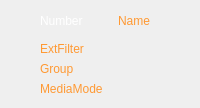
    <widget class="CSkinProgressWidget" name="m_CentralContainer" native="true">
     <property name="sizePolicy">
      <sizepolicy hsizetype="Minimum" vsizetype="Expanding">
       <horstretch>0</horstretch>
       <verstretch>0</verstretch>
      </sizepolicy>
     </property>
     <property name="progress" stdset="0">
      <number>1</number>
     </property>
     <property name="borderInfo" stdset="0">
      <string notr="true">borderwidth=&quot;2&quot; roundcorner=&quot;0&quot; bordercolor=&quot;0xFFD0D0D0&quot; </string>
     </property>
     <layout class="QGridLayout" name="gridLayout">
      <property name="leftMargin">
       <number>40</number>
      </property>
      <property name="rightMargin">
       <number>40</number>
      </property>
      <property name="horizontalSpacing">
       <number>10</number>
      </property>
      <item row="4" column="0" colspan="3">
       <widget class="CSkinOneLineText" name="m_MediaMode">
        <property name="sizePolicy">
         <sizepolicy hsizetype="Expanding" vsizetype="Expanding">
          <horstretch>0</horstretch>
          <verstretch>0</verstretch>
         </sizepolicy>
        </property>
        <property name="palette">
         <palette>
          <active>
           <colorrole role="WindowText">
            <brush brushstyle="SolidPattern">
             <color alpha="255">
              <red>255</red>
              <green>153</green>
              <blue>51</blue>
             </color>
            </brush>
           </colorrole>
          </active>
          <inactive>
           <colorrole role="WindowText">
            <brush brushstyle="SolidPattern">
             <color alpha="255">
              <red>255</red>
              <green>153</green>
              <blue>51</blue>
             </color>
            </brush>
           </colorrole>
          </inactive>
          <disabled>
           <colorrole role="WindowText">
            <brush brushstyle="SolidPattern">
             <color alpha="255">
              <red>120</red>
              <green>120</green>
              <blue>120</blue>
             </color>
            </brush>
           </colorrole>
          </disabled>
         </palette>
        </property>
        <property name="text">
         <string>MediaMode</string>
        </property>
        <property name="addheight" stdset="0">
         <number>1</number>
        </property>
        <property name="brightness" stdset="0">
         <number>-35</number>
        </property>
       </widget>
      </item>
      <item row="3" column="0" colspan="3">
       <widget class="CSkinOneLineText" name="m_Group">
        <property name="sizePolicy">
         <sizepolicy hsizetype="Expanding" vsizetype="Expanding">
          <horstretch>0</horstretch>
          <verstretch>0</verstretch>
         </sizepolicy>
        </property>
        <property name="palette">
         <palette>
          <active>
           <colorrole role="WindowText">
            <brush brushstyle="SolidPattern">
             <color alpha="255">
              <red>255</red>
              <green>153</green>
              <blue>51</blue>
             </color>
            </brush>
           </colorrole>
          </active>
          <inactive>
           <colorrole role="WindowText">
            <brush brushstyle="SolidPattern">
             <color alpha="255">
              <red>255</red>
              <green>153</green>
              <blue>51</blue>
             </color>
            </brush>
           </colorrole>
          </inactive>
          <disabled>
           <colorrole role="WindowText">
            <brush brushstyle="SolidPattern">
             <color alpha="255">
              <red>120</red>
              <green>120</green>
              <blue>120</blue>
             </color>
            </brush>
           </colorrole>
          </disabled>
         </palette>
        </property>
        <property name="text">
         <string>Group</string>
        </property>
        <property name="addheight" stdset="0">
         <number>2</number>
        </property>
        <property name="brightness" stdset="0">
         <number>-35</number>
        </property>
       </widget>
      </item>
      <item row="2" column="0" colspan="3">
       <widget class="CSkinOneLineText" name="m_ExtFilter">
        <property name="sizePolicy">
         <sizepolicy hsizetype="Expanding" vsizetype="Expanding">
          <horstretch>0</horstretch>
          <verstretch>0</verstretch>
         </sizepolicy>
        </property>
        <property name="palette">
         <palette>
          <active>
           <colorrole role="WindowText">
            <brush brushstyle="SolidPattern">
             <color alpha="255">
              <red>255</red>
              <green>153</green>
              <blue>51</blue>
             </color>
            </brush>
           </colorrole>
          </active>
          <inactive>
           <colorrole role="WindowText">
            <brush brushstyle="SolidPattern">
             <color alpha="255">
              <red>255</red>
              <green>153</green>
              <blue>51</blue>
             </color>
            </brush>
           </colorrole>
          </inactive>
          <disabled>
           <colorrole role="WindowText">
            <brush brushstyle="SolidPattern">
             <color alpha="255">
              <red>120</red>
              <green>120</green>
              <blue>120</blue>
             </color>
            </brush>
           </colorrole>
          </disabled>
         </palette>
        </property>
        <property name="text">
         <string>ExtFilter</string>
        </property>
        <property name="addheight" stdset="0">
         <number>3</number>
        </property>
        <property name="brightness" stdset="0">
         <number>-35</number>
        </property>
       </widget>
      </item>
      <item row="1" column="0">
       <spacer name="verticalSpacer">
        <property name="orientation">
         <enum>Qt::Vertical</enum>
        </property>
        <property name="sizeHint" stdset="0">
         <size>
          <width>20</width>
          <height>5</height>
         </size>
        </property>
       </spacer>
      </item>
      <item row="0" column="2">
       <widget class="CSkinOneLineText" name="m_Name">
        <property name="sizePolicy">
         <sizepolicy hsizetype="Expanding" vsizetype="Expanding">
          <horstretch>0</horstretch>
          <verstretch>0</verstretch>
         </sizepolicy>
        </property>
        <property name="palette">
         <palette>
          <active>
           <colorrole role="WindowText">
            <brush brushstyle="SolidPattern">
             <color alpha="255">
              <red>255</red>
              <green>153</green>
              <blue>51</blue>
             </color>
            </brush>
           </colorrole>
          </active>
          <inactive>
           <colorrole role="WindowText">
            <brush brushstyle="SolidPattern">
             <color alpha="255">
              <red>255</red>
              <green>153</green>
              <blue>51</blue>
             </color>
            </brush>
           </colorrole>
          </inactive>
          <disabled>
           <colorrole role="WindowText">
            <brush brushstyle="SolidPattern">
             <color alpha="255">
              <red>120</red>
              <green>120</green>
              <blue>120</blue>
             </color>
            </brush>
           </colorrole>
          </disabled>
         </palette>
        </property>
        <property name="text">
         <string>Name</string>
        </property>
        <property name="addheight" stdset="0">
         <number>12</number>
        </property>
        <property name="brightness" stdset="0">
         <number>15</number>
        </property>
        <property name="rowLimit" stdset="0">
         <number>3</number>
        </property>
       </widget>
      </item>
      <item row="0" column="0">
       <widget class="CSkinOneLineText" name="m_Number">
        <property name="sizePolicy">
         <sizepolicy hsizetype="Preferred" vsizetype="Expanding">
          <horstretch>0</horstretch>
          <verstretch>0</verstretch>
         </sizepolicy>
        </property>
        <property name="palette">
         <palette>
          <active>
           <colorrole role="WindowText">
            <brush brushstyle="SolidPattern">
             <color alpha="255">
              <red>255</red>
              <green>255</green>
              <blue>255</blue>
             </color>
            </brush>
           </colorrole>
          </active>
          <inactive>
           <colorrole role="WindowText">
            <brush brushstyle="SolidPattern">
             <color alpha="255">
              <red>255</red>
              <green>255</green>
              <blue>255</blue>
             </color>
            </brush>
           </colorrole>
          </inactive>
          <disabled>
           <colorrole role="WindowText">
            <brush brushstyle="SolidPattern">
             <color alpha="255">
              <red>120</red>
              <green>120</green>
              <blue>120</blue>
             </color>
            </brush>
           </colorrole>
          </disabled>
         </palette>
        </property>
        <property name="text">
         <string>Number</string>
        </property>
        <property name="addheight" stdset="0">
         <number>17</number>
        </property>
       </widget>
      </item>
      <item row="5" column="0">
       <spacer name="verticalSpacer_3">
        <property name="orientation">
         <enum>Qt::Vertical</enum>
        </property>
        <property name="sizeHint" stdset="0">
         <size>
          <width>20</width>
          <height>1</height>
         </size>
        </property>
       </spacer>
      </item>
      <item row="0" column="1">
       <spacer name="horizontalSpacer">
        <property name="orientation">
         <enum>Qt::Horizontal</enum>
        </property>
        <property name="sizeType">
         <enum>QSizePolicy::Fixed</enum>
        </property>
        <property name="sizeHint" stdset="0">
         <size>
          <width>15</width>
          <height>20</height>
         </size>
        </property>
       </spacer>
      </item>
     </layout>
    </widget>
